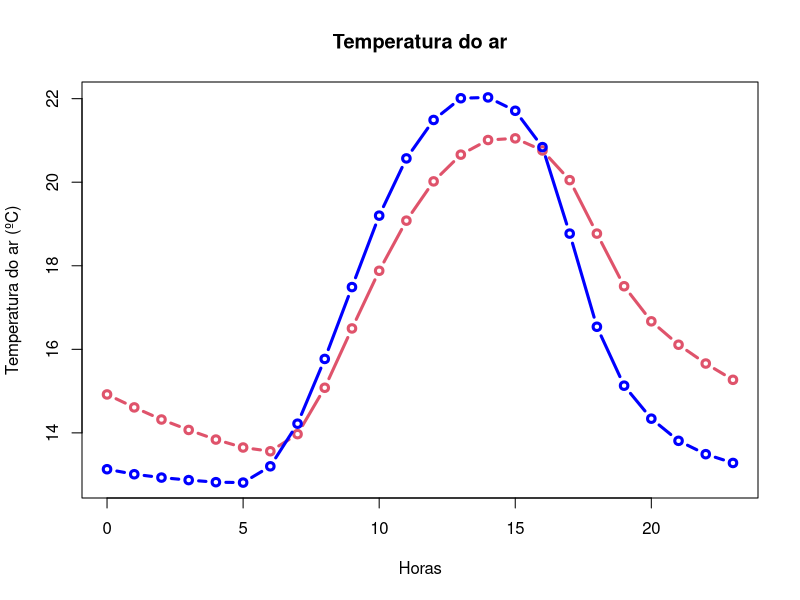
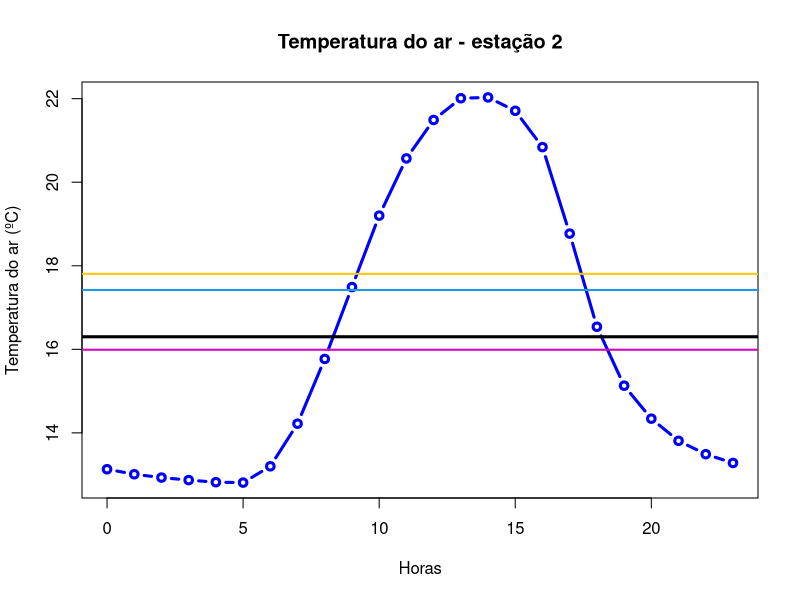
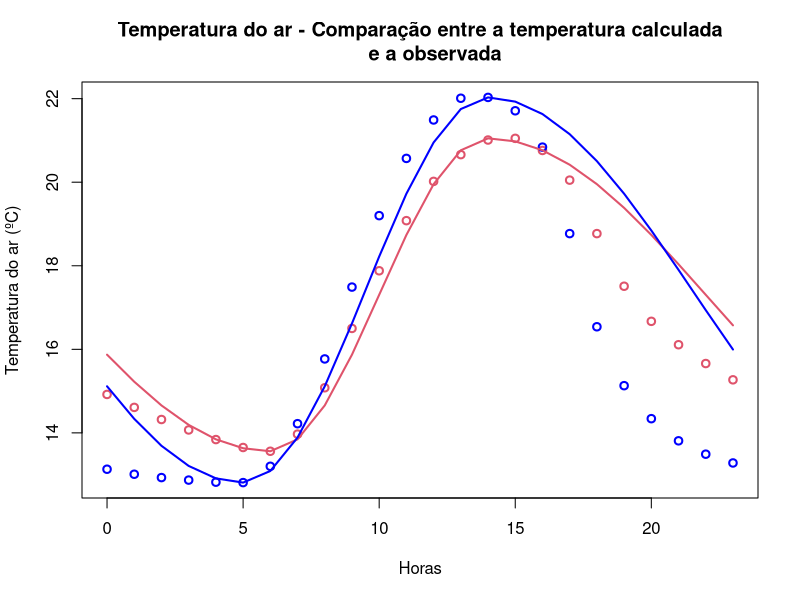

The R source for these figures, in order:
## ---- chunk 1
knitr::opts_chunk$set(echo = TRUE, comment = '#>')
## ---- chunk 2
library(dplyr)
## ---- chunk 3
(x <- seq(from = 3, to = 6, by = 0.1))
## ---- chunk 4
exp1 <- seq(from = 3, to = 36, by = 3)
exp2 <- seq(from = 1, to = 34, by = 3)
vetor_2a <- 0.1^(exp1) * 0.2^(exp2)
vetor_2a
## ---- chunk 5
seq_aux <- seq(from = 1, to = 25, by = 1)
vetor_2b <- (2^(seq_aux))/seq_aux
vetor_2b
## ---- chunk 6
dds <- c(
         domingo = 1,
         segunda = 2,
         terca = 3,
         quarta = 4,
         quinta = 5,
         sexta = 6,
         sabado = 7
)

dds
## ---- chunk 7
dds_nums <- c(
  5L, 2L, 5L, 2L, 7L, 7L, 2L,
  6L, 6L, 3L, 7L, 1L, 2L, 2L,
  5L, 7L, 3L, 2L, 6L, 4L, 1L
)
names(dds)[dds_nums]
## ---- chunk 8
vetor_5a <- c(85, 79, 70, 6, 32, 8, 17, 93, 81, 76)
vetor_par_5a <- (vetor_5a %% 2 == 0)
vetor_par_5a
## ---- chunk 9
quant_impar <- sum(vetor_5a %% 2 != 0)
quant_impar
## ---- chunk 10
anos <- c(1894, 1947, 1901, 1992, 1925, 2014, 1993, 1996, 1984, 1897, 2100, 2300)

ano_bissexto <- (anos %% 4 == 0 & anos %% 100 != 0) | (anos %% 4 == 0 & anos %% 400 == 0 )

ano_bissexto
## ---- chunk 11
anos[ano_bissexto]
## ---- chunk 12
ndias <- ifelse(
                test = ano_bissexto,
                yes = 366,
                no = 365
)
ndias
## ---- chunk 13
tot_anos_bissexto <- sum(ano_bissexto)
tot_anos_bissexto

#ou

tot_anos_bissexto <- sum(ndias == 366)
tot_anos_bissexto
## ---- chunk 14
vetor_7a <- c(
              -30,
              seq(from = 0, to = 20, by = 5),
              30
)
vetor_7a
## ---- chunk 15
vetor_7b <- seq(from = 1.0, to = 0.0, by = -0.2)
vetor_7b
## ---- chunk 16
vetor_7c <- seq(from = -pi, to = pi, length.out = 10)
vetor_7c
## ---- chunk 17
vetor_7d <- rep(x = -1:5, times = 2:8)
vetor_7d
## ---- chunk 18
vetor_7e <- rep(x = c(5:1,2:5), times = c(5:1,2:5))
vetor_7e
## ---- chunk 19
vetor_8 <- v3 <- c(11, 0.25, 7, 2)
## ---- chunk 20
seq(from = 1, to = length(vetor_8), length.out = length(vetor_8))
## ---- chunk 21
vetor_8 <- v2 <- c(11, 0.25)
## ---- chunk 22
seq(from = 1, to = length(vetor_8), length.out = length(vetor_8))
## ---- chunk 23
vetor_8 <- v1 <- c(11)
## ---- chunk 24
seq(from = 1, to = length(vetor_8), length.out = length(vetor_8))
## ---- chunk 25
vetor_8 <- v0 <- c()
## ---- chunk 26
seq(from = 1, to = length(vetor_8), length.out = length(vetor_8))
## ---- chunk 27
tar_est1 <- c(
  14.92, 14.61, 14.32, 14.07, 13.84, 13.65, 13.56, 13.97, 15.08,
  16.5, 17.88, 19.08, 20.02, 20.66, 21.01, 21.05, 20.76, 20.05,
  18.77, 17.51, 16.67, 16.11, 15.66, 15.27
)
tar_est2 <- c(
  13.13, 13.01, 12.93, 12.87, 12.82, 12.81, 13.2, 14.22, 15.77,
  17.49, 19.2, 20.57, 21.49, 22.01, 22.03, 21.71, 20.84, 18.77,
  16.54, 15.13, 14.34, 13.81, 13.49, 13.28
)
## ---- chunk 28
length(tar_est1)
length(tar_est2)

#verificando o tamanho dos vetores

horas <- seq(0, 23)

plot(
     x = horas,
     y = tar_est1,
     xlab = "Horas",
     ylab = "Temperatura do ar (ºC)",
     main = "Temperatura do ar",
     type = "b",
     lwd = 3,
     col = 2,
     ylim = range(c(tar_est1,tar_est2))
)

lines(
      x = horas,
      y = tar_est2,
      col = "blue",
      lwd = 3,
      type = "b"
)
## ---- chunk 29
tmed_est1 <- round(x = mean(tar_est1), digits = 1)
tmed_est2 <- round(x = mean(tar_est2), digits = 1)
tmed_est1
tmed_est2
## ---- chunk 30
tmed_est1 == tmed_est2

#Os valores não são iguais

est_quente <- ifelse(
                     test = tmed_est1 > tmed_est2,
                     yes = "O ambiente da estação 1 é mais quente",
                     no = "O ambiente da estação 2 é mais quente"
)
est_quente
## ---- chunk 31
maxtemp3_est1 <- sort(x = tar_est1, decreasing = TRUE)[3]
maxtemp3_est2 <- sort(x = tar_est2, decreasing = TRUE)[3]
maxtemp3_est1
maxtemp3_est2
## ---- chunk 32
atd_est1 <- round(max(tar_est1)-min(tar_est1), digits = 1)
atd_est2 <- round(max(tar_est2)-min(tar_est2), digits = 1)
atd_est1
atd_est2
## ---- chunk 33
hmax_est1 <- horas[which(max(tar_est1) == tar_est1)]
hmax_est2 <- horas[which(max(tar_est2) == tar_est2)]
hmin_est1 <- horas[which(min(tar_est1) == tar_est1)]
hmin_est2 <- horas[which(min(tar_est2) == tar_est2)]
hmax_est1
hmax_est2
hmin_est1
hmin_est2
## ---- chunk 34
vetor_max_diff <- abs(tar_est2[which(tar_est2 > tar_est1)]) -
  abs(tar_est1[which(tar_est2 > tar_est1)])
max_diff <- max(vetor_max_diff)
max_diff
## ---- chunk 35
hora_max_diff <- horas[which(tar_est2 > tar_est1 & (abs(tar_est2) -
  abs(tar_est1)) == max_diff)]
hora_max_diff
## ---- chunk 36
tar_apos_tmax_est1 <- tar_est1
tar_apos_tmax_est1[1:hmax_est1] <- NA

diff_apos_tmax_est1 <- c(NA, diff(tar_apos_tmax_est1))
aux1 <- which(diff_apos_tmax_est1 == min(diff_apos_tmax_est1, na.rm = TRUE))
hps_est1 <- horas[aux1]
hps_est1

tar_apos_tmax_est2 <- tar_est2
tar_apos_tmax_est2[1:hmax_est2] <- NA

diff_apos_tmax_est2 <- c(NA, diff(tar_apos_tmax_est2))
aux2 <- which(diff_apos_tmax_est2 == min(diff_apos_tmax_est2, na.rm = TRUE))
hps_est2 <- horas[aux2]
hps_est2
## ---- chunk 37
horas_prox <- horas[which(abs(tar_est1 - tar_est2) < 0.5)]
horas_prox
## ---- chunk 38
tar_met1 <- (max(tar_est2) + min(tar_est2)) / 2
tar_met1

tar_met2 <- (max(tar_est2) + min(tar_est2) + tar_est2[which(horas == 9)] +
  tar_est2[which(horas == 21)] * 2) / 5
tar_met2

tar_met3 <- (tar_est2[which(horas == 7)] + tar_est2[which(horas == 14)] +
  tar_est2[which(horas == 9)] * 2) / 4
tar_met3
## ---- chunk 39
plot(
     x = horas,
     y = tar_est2,
     xlab = "Horas",
     ylab = "Temperatura do ar (ºC)",
     main = "Temperatura do ar - estação 2",
     type = "b",
     lwd = 3,
     col = "blue",
     ylim = range(tar_est2)
)

abline(h = tmed_est2, col = 1, lwd = 3)

abline(h = tar_met1, col = 4, lwd = 2)
abline(h = tar_met2, col = 6, lwd = 2)
abline(h = tar_met3, col = 7, lwd = 2)
## ---- chunk 40
t_barra_est1 <- (max(tar_est1) + min(tar_est1)) / 2
a_upper_est1 <- (max(tar_est1) - min(tar_est1)) / 2

arg1_est1 <- pi*((horas[1:hmin_est1] + 10) / (10 + hmin_est1))

arg2_est1 <- pi*((horas[(hmin_est1+1):hmax_est1] - hmin_est1) / (14 - hmin_est1))

arg3_est1 <- pi*((14 - horas[(hmax_est1+1):length(horas)]) / (10 + hmin_est1))

tar_calc_est1 <- rep(x = NA, times = length(tar_est1)) #inicializa o vetor da
#temperatura calculada sem valor algum, mas com o mesmo tamanho de tar_est1

tar_calc_est1[1:hmin_est1] <- t_barra_est1 + a_upper_est1 * cos(arg1_est1)
tar_calc_est1[(hmin_est1 + 1):hmax_est1] <- t_barra_est1 - a_upper_est1 * 
  cos(arg2_est1)
tar_calc_est1[(hmax_est1 + 1):length(tar_calc_est1)] <- t_barra_est1 + 
  a_upper_est1 * cos(arg3_est1)

t_barra_est2 <- (max(tar_est2) + min(tar_est2)) / 2
a_upper_est2 <- (max(tar_est2) - min(tar_est2)) / 2

arg1_est2 <- pi*((horas[1:hmin_est2] + 10) / (10 + hmin_est2))

arg2_est2 <- pi*((horas[(hmin_est2+1):hmax_est2] - hmin_est2) / (14 - hmin_est2))

arg3_est2 <- pi*((14 - horas[(hmax_est2+1):length(horas)]) / (10 + hmin_est2))

tar_calc_est2 <- rep(x = NA, times = length(tar_est2)) #inicializa o vetor da 
#temperatura calculada sem valor algum, mas com o mesmo tamanho de tar_est2

tar_calc_est2[1:hmin_est2] <- t_barra_est2 + a_upper_est2 * cos(arg1_est2)
tar_calc_est2[(hmin_est2 + 1):hmax_est2] <- t_barra_est2 - a_upper_est2 * 
  cos(arg2_est2)
tar_calc_est2[(hmax_est2 + 1):length(tar_calc_est2)] <- t_barra_est2 + 
  a_upper_est2 * cos(arg3_est2)
## ---- chunk 41
plot(
     x = horas,
     y = tar_est1,
     xlab = "Horas",
     ylab = "Temperatura do ar (ºC)",
     main = "Temperatura do ar - Comparação entre a temperatura calculada
     e a observada",
     type = "p",
     lwd = 2,
     col = 2,
     ylim = range(c(tar_est1,tar_est2))
)
par(lheight = 2)

lines(
      x = horas,
      y = tar_est2,
      col = "blue",
      lwd = 2,
      type = "p"
)

lines(
      x = horas,
      y = tar_calc_est1,
      col = 2,
      lwd = 2,
      type = "l"
)

lines(
      x = horas,
      y = tar_calc_est2,
      col = "blue",
      lwd = 2,
      type = "l"
)
## ---- chunk 42
rmse_est1 <- sqrt(sum((tar_calc_est1 - tar_est1)^2) / length(tar_est1))

rmse_est1

rmse_est2 <- sqrt(sum((tar_calc_est2 - tar_est2)^2) / length(tar_est2))

rmse_est2
## ---- chunk 43
corr_est1 <- sum((tar_est1 - mean(tar_est1)) * (tar_calc_est1 - mean(tar_calc_est1))) /
  sqrt(sum(((tar_est1 - mean(tar_est1))^2)) * sum((tar_calc_est1 - mean(tar_calc_est1))^2))

corr_est1

corr_est2 <- sum((tar_est2 - mean(tar_est2)) * (tar_calc_est2 - mean(tar_calc_est2))) /
  sqrt(sum(((tar_est2 - mean(tar_est2))^2)) * sum((tar_calc_est2 - mean(tar_calc_est2))^2))

corr_est2

## ---- chunk 44
all.equal(
          target = corr_est1,
          current = cor(tar_est1, tar_calc_est1)
)

all.equal(
          target = corr_est2,
          current = cor(tar_est2, tar_calc_est2)
)
## ---- chunk 45
horas_q11 <- 9:21
prech_q11 <- c(0.0, 0.0, 0.0, 0.0, 0.0, 0.0, 0.0, 21.4, 41.2, 2.6, 1.0, 0.4,
  0.0)
## ---- chunk 46
prec_acum <- cumsum(prech_q11)
prec_acum

c(NA, diff(prec_acum))
## ---- chunk 47
hmax_q11 <- horas_q11[which(prech_q11 == max(prech_q11))]
hmax_q11
## ---- chunk 48
prech_logic <- prech_q11 > 0

hora_ini <- horas_q11[which(cumsum(prech_logic) == 1)[1]]
hora_ini

hora_fim <- horas_q11[which.max(cumsum(prech_logic))]
hora_fim

duracao <- hora_fim - hora_ini + 1
duracao
## ---- chunk 49
prech_logic2 <- prech_q11 > 20.0

hora_ini2 <- horas_q11[which(cumsum(prech_logic2) == 1)[1]]
hora_ini2

hora_fim2 <- horas_q11[which.max(cumsum(prech_logic2))[1]]
hora_fim2

duracao2 <- hora_fim2 - hora_ini2 + 1
duracao2
## ---- chunk 50
limiar_cond <- 20.0

ocorr_cond <- as.integer(prech_q11 > limiar_cond)

index_ini_cond <- which(lag(ocorr_cond) - ocorr_cond < 0)

index_prim_cond <- ifelse(
  test = ocorr_cond[1] == 1,
  yes = 1,
  no = 0
)
index_ini_cond <- c(index_prim_cond, index_ini_cond)

index_fim_cond <- which(lead(ocorr_cond) - ocorr_cond < 0)

index_ult_cond <- ifelse(
  test = ocorr_cond[length(ocorr_cond)] == 1,
  yes = length(ocorr_cond),
  no = 0
)
index_fim_cond <- c(index_fim_cond, index_ult_cond)

#hora de início
horas_q11[index_ini_cond]

#hora de fim
horas_q11[index_fim_cond]


duracao_cond <- horas_q11[index_fim_cond] - horas_q11[index_ini_cond] + 1

#duração
duracao_cond
## ---- chunk 51
prec_tot <- sum(prech_q11[which(horas_q11 == hora_ini):which(horas_q11 == hora_fim)])
prec_tot

percent_17h <- sum(prech_q11[which(horas_q11 == hora_ini):which(horas_q11 == 17)]) /
  prec_tot * 100
percent_17h
## ---- chunk 52
prec_tot2 <- sum(prech_q11[which(horas_q11 == hora_ini2):which(horas_q11 == hora_fim2)])
prec_tot2

percent_17h_2 <- sum(prech_q11[which(horas_q11 == hora_ini2):which(horas_q11 == 17)]) /
  prec_tot2 * 100
percent_17h_2
## ---- chunk 53
#considerando os valores do vetor x como os valores descritos de exemplo para o
#vetor z

x_q12 <- c(11, 10, 15, 2, 6, -15, -10, -22, -8, 5, 7, 2, 12, 8, 4, 1, 3, -3, -1,
  30, 14)

x_positiv <- x_q12 > 0
posicao_q12 <- which((lag(x_q12) * x_positiv) < 0)

x_q12[posicao_q12]
## ---- chunk 54
prec <- c(
  0, 0, 0, 0.8, 0, 0.01, 0.75, 0,
  0, 0, 0, 0.35, 0.08, 0, 0, 0, 0, 0.31, 0, 3.57, 12.17, 0, 0,
  0, 0.04, 3.16, 0, 0.95, 0.79, 0, 0, 0, 0, 0, 3.51, 0, 0, 0.16,
  0, 0, 8.16, 0.54, 4.39, 1.24, 0, 0, 0, 0, 0, 2.43, 0, 0, 0, 0,
  0, 7.18, 0, 0, 0.26, 0, 0, 0.28, 0, 0, 0.09, 0.38, 0, 0, 0, 0,
  0, 0, 0.51, 0, 0, 0, 0, 0, 0, 0.67, 0, 0, 0, 0, 0.15, 0, 0.82,
  0, 0, 0, 0, 0, 0, 0, 0, 0.37, 0, 0.58, 4.95, 0, 0, 0, 0, 0, 7.68,
  0, 0, 0.37, 0, 1.56, 0, 0, 0, 0.34, 0.48, 0, 4.21, 2.28, 4.3,
  0, 3.38, 0, 0, 0, 0, 7.28, 0, 4.89, 3.91, 0, 0, 0, 0, 0, 0, 2.93,
  0, 2.49, 0.77, 0, 2.9, 3.53, 0.83, 0, 0, 0, 0.94, 0.59, 0, 0,
  0, 0, 0.04, 0, 0.65, 0, 0, 0, 6.23, 0.09, 0, 0.66, 0, 0, 0, 4.42,
  0, 0, 0, 0.84, 0, 0, 0, 0, 0, 0.09, 0, 0, 0.08, 0, 0.66, 0, 0,
  0, 0.06, 0, 0, 0, 3.28, 0, 0.8, 5.69, 0.8, 0
)
## ---- chunk 55
prec_q13 <- prec
prec_int <- prec_q13 > 0 & prec_q13 < 0.25
sum(prec_int)
## ---- chunk 56
prec_mod_q13 <- ifelse(
                       test = prec_q13 > 0 & prec_q13 < 0.25,
                       yes = 0,
                       no = prec_q13
)
prec_mod_q13
## ---- chunk 57
prec01 <- as.integer(prec_mod_q13 > 0)
prec01
## ---- chunk 58
prob <- sum(prec01)/length(prec01)
prob
prob_percent <-prob*100
prob_percent
## ---- chunk 59
p11 <- prob * prob
p11

p11_percent <- p11 * 100
p11_percent

p01_p10 <- (prob * (1 - prob)) + ((1 - prob) * prob)
p01_p10
p01_p10_percent <- p01_p10 * 100
p01_p10_percent
## ---- chunk 60
index_ini_chuv <- which(lag(prec01) - prec01 < 0)

index_prim_chuv <- ifelse(
                          test = prec01[1] == 1,
                          yes = 1,
                          no = NA
                          )

index_ini_chuv <- c(index_prim_chuv, index_ini_chuv)
index_ini_chuv <- index_ini_chuv[which(!is.na(index_ini_chuv))]

index_fim_chuv <- which(lead(prec01) - prec01 < 0)

index_ult_chuv <- ifelse(
                         test = prec01[length(prec01)] == 1,
                         yes = length(prec01),
                         no = NA
)
index_fim_chuv <- c(index_fim_chuv, index_ult_chuv)
index_fim_chuv <- index_fim_chuv[which(!is.na(index_fim_chuv))]

duracao_chuv <- index_fim_chuv - index_ini_chuv + 1

names(duracao_chuv) <- paste("evento", (1:length(duracao_chuv)))
duracao_chuv
## ---- chunk 61
dados <- c(
  NA, NA, 27L, 7L, 4L, 0L, 26L, 15L, 25L, NA, NA, NA, NA, 6L,
  29L, 18L, 17L, 23L, 20L, 1L, 30L, 13L, NA, NA, NA, NA, NA, NA,
  NA, 19L
)
## ---- chunk 62
vetor_14a <- ifelse(
  test = is.na(dados),
  yes = cumsum(is.na(dados)),
  no = 0
)

vetor_14a

#ou
vetor_14a[!is.na(dados)] <- 0
vetor_14a[is.na(dados)] <- 1:sum(is.na(dados))

vetor_14a
## ---- chunk 63
vetor_14a2 <- as.integer(is.na(dados))
index_ini_fail <- which(lag(vetor_14a2) - vetor_14a2 < 0)

index_prim_fail <- ifelse(
                          test = vetor_14a2[1] == 1,
                          yes = 1,
                          no = NA
)

index_ini_fail <- c(index_prim_fail, index_ini_fail)
index_ini_fail <- index_ini_fail[which(!is.na(index_ini_fail))]

index_fim_fail <- which(lead(vetor_14a2) - vetor_14a2 < 0)

index_ult_fail <- ifelse(
                         test = vetor_14a2[length(vetor_14a2)] == 1,
                         yes = length(vetor_14a2),
                         no = NA
)
index_fim_fail <- c(index_fim_fail, index_ult_fail)
index_fim_fail <- index_fim_fail[which(!is.na(index_fim_fail))]

duracao_fail <- index_fim_fail - index_ini_fail + 1
duracao_fail

vetor_14a2[vetor_14a2 > 0] <- rep(seq_along(duracao_fail), times = duracao_fail)
vetor_14a2
## ---- chunk 64
vetor_14b <- dados
names(vetor_14b) <- ifelse(
                           test = is.na(vetor_14b),
                           yes = paste("falha", vetor_14a),
                           no = "num válido"
)
vetor_14b
## ---- chunk 65
vetor_14b2 <- dados
names(vetor_14b2) <- ifelse(
                            test = is.na(dados),
                            yes = paste("falha", vetor_14a2),
                            no = "válido"
)
vetor_14b2
## ---- chunk 66
vetor_14a
## ---- chunk 67
vetor_14b3 <- vetor_14a2[is.na(dados)]
vetor_14b3
## ---- chunk 68
aux_14c <- ifelse(
  test = vetor_14a2 == 0,
  yes = NA,
  no = vetor_14a2
)

tam_14c <- table(aux_14c)
names(tam_14c) <- paste0("tam_fail_", names(tam_14c))
tam_14c
## ---- chunk 69
max_fail_tam <- tam_14c[which(duracao_fail == max(duracao_fail))]
max_fail_tam
## ---- chunk 70
veloc <- c(10, 10, 10, 10, 14.142, 14.142, 14.142, 14.142, 0)

direcao <- c(270, 180, 360, 90, 225, 315, 135, 45, 0)

u_vento <- -veloc * sin((direcao * pi) / (180))
u_vento

v_vento <- -veloc * cos((direcao * pi) / (180))
v_vento
## ---- chunk 71
veloc_15b <- sqrt(u_vento^2 + v_vento^2)
veloc_15b

theta_mat <- atan2(-u_vento, -v_vento) * (180 / pi)

theta_15b <- ifelse(
  test = theta_mat < 0,
  yes = theta_mat + 360,
  no = theta_mat
)

theta_15b[veloc < 0.5] <- 0
theta_15b

## ---- chunk 72
prec_obs <- c(
  0, 0, 0, 0.5, 1, 6, 9, 0.2, 1, 0, 0, 0.25,
  10, 15, 8, 3, 0, 0, 0, 0, 0, 0, 0.25, 0,
  0, 0, 1, 5, 0, 20, 0, 0, 0, 0, 1, 1,
  0, 2, 12, 1, 0, 0, 0, 0, 0, 0, 5, 5
)
prec_sim <- c(
  0, 0.2, 0.1, 0, 0, 3, 1, 1, 1, 1, 0, 3,
  0, 10, 4, 1, 0.3, 0.5, 0.5, 0.5, 0.5, 0, 0.25, 0.25,
  0.25, 0, 0.5, 3, 0, 5, 0, 0, 0, 0, 0.5, 0,
  0.25, 0.2, 0, 0.2, 0, 0, 0, 0, 1, 2, 1, 0
)
## ---- chunk 73
wc <- sum(prec_obs[prec_sim > 0.25] > 0.25)
wc

dc <- sum(prec_obs[prec_sim <= 0.25] <= 0.25)
dc

pc <- (wc + dc) / length(prec_sim)
pc
## ---- chunk 74
wi <- sum(prec_obs[prec_sim > 0.25] <= 0.25)
wi

di <- sum(prec_obs[prec_sim <= 0.25] > 0.25)
di

csi <- wc / (wc + wi + di)
csi
## ---- chunk 75
v_obs <- c(
  -0.49, 0.27, -0.48, 0.8, -1, 0.1, -1.16,
  0.58, -1.6, -0.31, 0.45, -0.98, 0.19, 0.73,
  -0.49, -0.04, -0.11, 0.46, 2.02, -1.05
)
v_prev <- c(
  NA, -0.49, 0.27, -0.48, 0.8, -1, 0.1, -1.16,
  0.58, -1.6, -0.31, 0.45, -0.98, 0.19, 0.73,
  -0.49, -0.04, -0.11, 0.46, 2.02
)
## ---- chunk 76
pbias = 100 * (sum(v_prev - v_obs, na.rm = TRUE) / sum(v_obs, na.rm = TRUE))
pbias
## ---- chunk 77
nse <- 1 - (sum((v_obs - v_prev)^2, na.rm = TRUE) /
  sum((v_obs - mean(v_obs, na.rm = TRUE))^2))
nse
## ---- chunk 78
v2_obs <- v_obs[2:length(v_obs)]
v2_obs

v2_prev <- v_prev[2:length(v_prev)]
v2_prev

pbias2 <-100 * (sum(v2_prev - v2_obs) / sum(v2_obs))
pbias2
## ---- chunk 79
nse2 <- 1 - (sum((v2_obs - v2_prev)^2) / sum((v2_obs - mean(v2_obs))^2))
nse2
